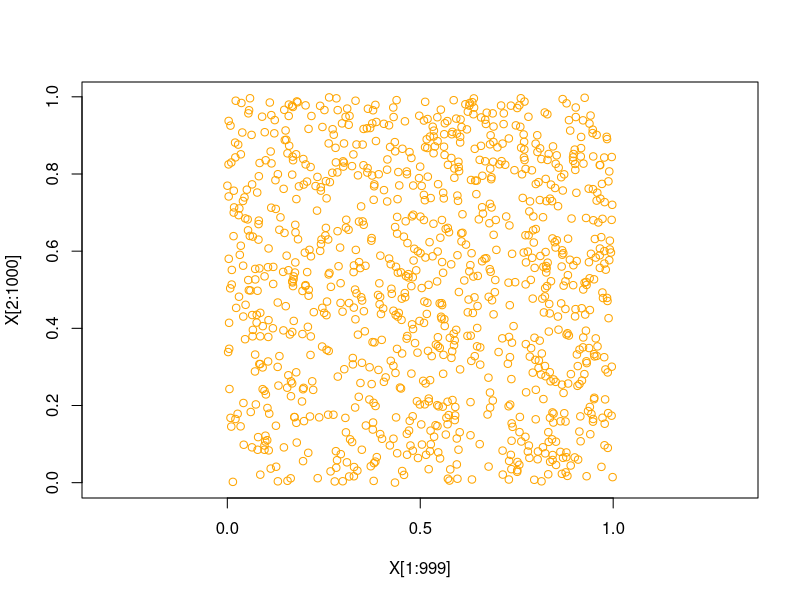
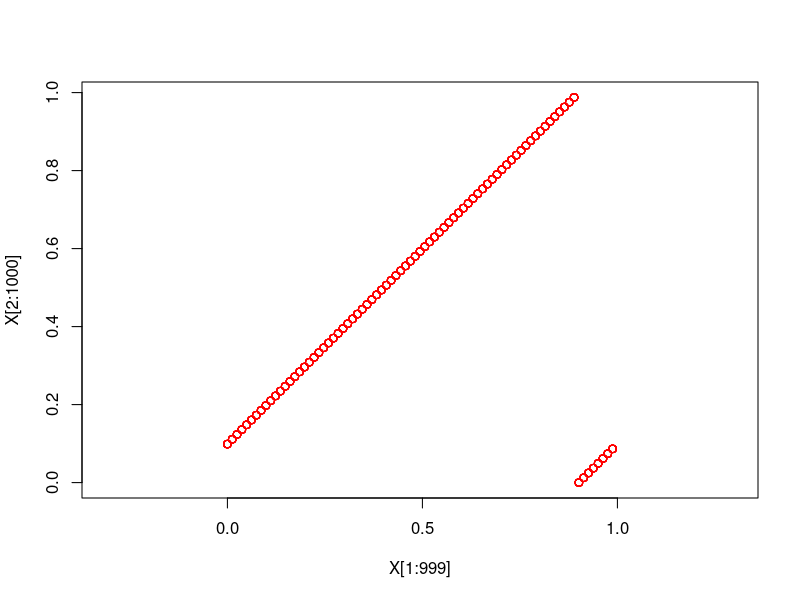
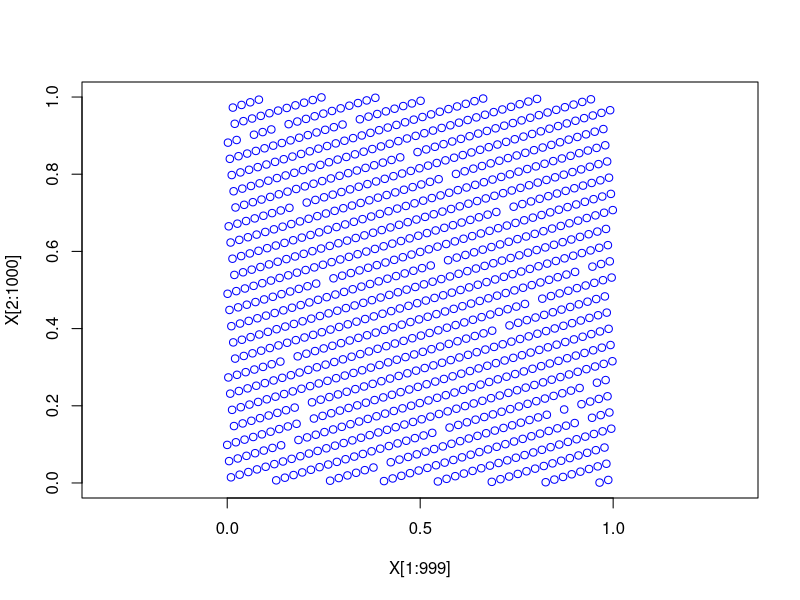
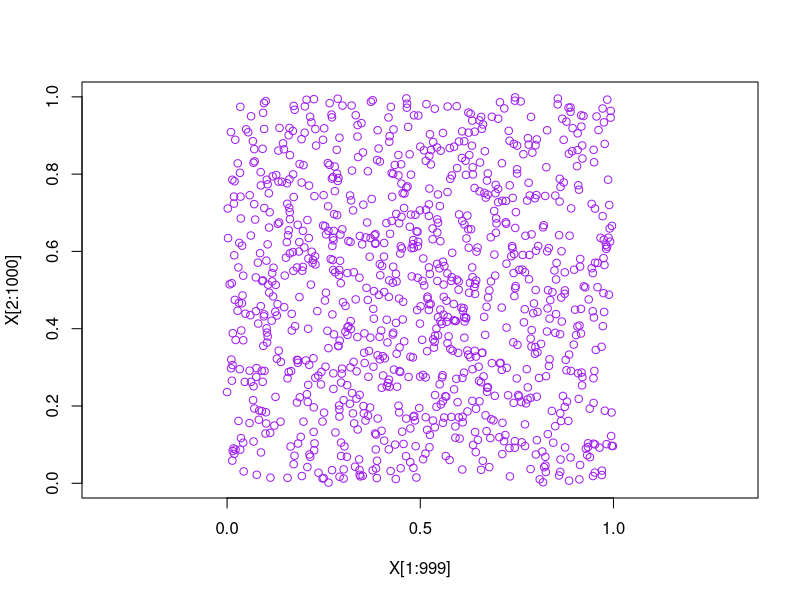
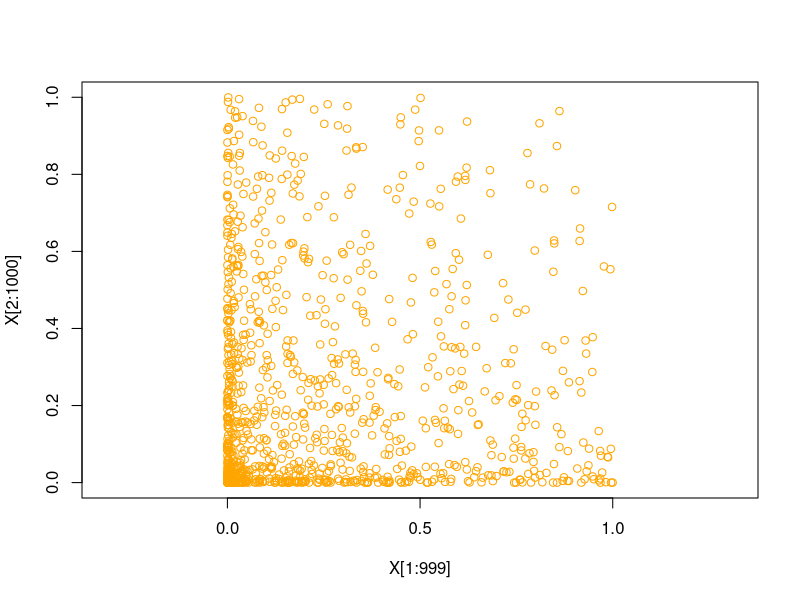

Reproduce these figures in R, in order.
## ---- chunk 1
knitr::opts_chunk$set(fig.width=12, fig.height=8, fig.path='Figs/', warning=FALSE, message=FALSE)
knitr::opts_chunk$set(comment=NA)
## ---- chunk 2
X = runif(1000)
plot(X[1:999], X[2:1000], asp=1, col="orange")
## ---- chunk 3
lcg = function(n, slope, intercept, mod, seed=0) {
  output = seed
  for (i in 1:n) {
    x = (slope*seed + intercept) %% mod
    output = c(output, x)
    seed = x
  }
  output/mod;
}
## ---- chunk 4
slope = 1
intercept = 8
mod = 81
seed = 0
X = lcg(1000, slope, intercept, mod, seed)
plot(X[1:999], X[2:1000], asp=1, col="red")
## ---- chunk 5
slope = 401
intercept = 101
mod = 1024
X = lcg(1000, slope, intercept, mod)
plot(X[1:999], X[2:1000], asp=1, col="blue")
## ---- chunk 6
slope = 1664525
intercept = 1013904223
mod = 2^32
X = lcg(1000, slope, intercept, mod)
plot(X[1:999], X[2:1000], asp=1, col="purple")
## ---- chunk 7
X = runif(1000)^3
plot(X[1:999], X[2:1000], asp=1, col="orange")
